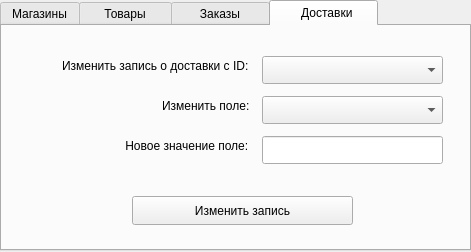
<?xml version="1.0" encoding="UTF-8"?>
<ui version="4.0">
 <class>obnova</class>
 <widget class="QDialog" name="obnova">
  <property name="geometry">
   <rect>
    <x>0</x>
    <y>0</y>
    <width>471</width>
    <height>252</height>
   </rect>
  </property>
  <property name="windowTitle">
   <string>Dialog</string>
  </property>
  <widget class="QTabWidget" name="tabWidget">
   <property name="geometry">
    <rect>
     <x>0</x>
     <y>0</y>
     <width>471</width>
     <height>251</height>
    </rect>
   </property>
   <property name="currentIndex">
    <number>3</number>
   </property>
   <widget class="QWidget" name="tab">
    <attribute name="title">
     <string>Магазины</string>
    </attribute>
    <widget class="QLabel" name="label">
     <property name="geometry">
      <rect>
       <x>50</x>
       <y>30</y>
       <width>241</width>
       <height>20</height>
      </rect>
     </property>
     <property name="text">
      <string>Изменить запись о магазине с ID:</string>
     </property>
    </widget>
    <widget class="QLabel" name="label_2">
     <property name="geometry">
      <rect>
       <x>150</x>
       <y>70</y>
       <width>121</width>
       <height>20</height>
      </rect>
     </property>
     <property name="text">
      <string> Изменить поле:</string>
     </property>
    </widget>
    <widget class="QLabel" name="label_3">
     <property name="geometry">
      <rect>
       <x>110</x>
       <y>110</y>
       <width>171</width>
       <height>20</height>
      </rect>
     </property>
     <property name="text">
      <string>  Новое значение поля:</string>
     </property>
    </widget>
    <widget class="QLineEdit" name="lineNewMagaz">
     <property name="geometry">
      <rect>
       <x>260</x>
       <y>110</y>
       <width>181</width>
       <height>28</height>
      </rect>
     </property>
    </widget>
    <widget class="QComboBox" name="ObnovaIDmagaz">
     <property name="geometry">
      <rect>
       <x>260</x>
       <y>30</y>
       <width>181</width>
       <height>28</height>
      </rect>
     </property>
    </widget>
    <widget class="QComboBox" name="ObnovaPoleMagaz">
     <property name="geometry">
      <rect>
       <x>260</x>
       <y>70</y>
       <width>181</width>
       <height>28</height>
      </rect>
     </property>
    </widget>
    <widget class="QPushButton" name="pushObMagaz">
     <property name="geometry">
      <rect>
       <x>130</x>
       <y>170</y>
       <width>221</width>
       <height>29</height>
      </rect>
     </property>
     <property name="text">
      <string>Изменить запись</string>
     </property>
    </widget>
   </widget>
   <widget class="QWidget" name="tab_2">
    <attribute name="title">
     <string>    Товары    </string>
    </attribute>
    <widget class="QLabel" name="label_4">
     <property name="geometry">
      <rect>
       <x>70</x>
       <y>30</y>
       <width>231</width>
       <height>20</height>
      </rect>
     </property>
     <property name="text">
      <string>Изменить запись о товаре с ID:</string>
     </property>
    </widget>
    <widget class="QLabel" name="label_5">
     <property name="geometry">
      <rect>
       <x>160</x>
       <y>70</y>
       <width>111</width>
       <height>20</height>
      </rect>
     </property>
     <property name="text">
      <string>Изменить поле:</string>
     </property>
    </widget>
    <widget class="QLabel" name="label_6">
     <property name="geometry">
      <rect>
       <x>120</x>
       <y>110</y>
       <width>171</width>
       <height>20</height>
      </rect>
     </property>
     <property name="text">
      <string> Новое значение поле:</string>
     </property>
    </widget>
    <widget class="QComboBox" name="ObnovaIDtovar">
     <property name="geometry">
      <rect>
       <x>260</x>
       <y>30</y>
       <width>181</width>
       <height>28</height>
      </rect>
     </property>
    </widget>
    <widget class="QComboBox" name="ObnovaPoleTovar">
     <property name="geometry">
      <rect>
       <x>260</x>
       <y>70</y>
       <width>181</width>
       <height>28</height>
      </rect>
     </property>
    </widget>
    <widget class="QLineEdit" name="lineNewTovar">
     <property name="geometry">
      <rect>
       <x>260</x>
       <y>110</y>
       <width>181</width>
       <height>28</height>
      </rect>
     </property>
    </widget>
    <widget class="QPushButton" name="pushObTovar">
     <property name="geometry">
      <rect>
       <x>130</x>
       <y>170</y>
       <width>221</width>
       <height>29</height>
      </rect>
     </property>
     <property name="text">
      <string>Изменить запись</string>
     </property>
    </widget>
   </widget>
   <widget class="QWidget" name="tab_3">
    <attribute name="title">
     <string>     Заказы     </string>
    </attribute>
    <widget class="QLabel" name="label_7">
     <property name="geometry">
      <rect>
       <x>80</x>
       <y>30</y>
       <width>231</width>
       <height>20</height>
      </rect>
     </property>
     <property name="text">
      <string>Изменить запись о заказе с ID:</string>
     </property>
    </widget>
    <widget class="QLabel" name="label_8">
     <property name="geometry">
      <rect>
       <x>160</x>
       <y>70</y>
       <width>121</width>
       <height>20</height>
      </rect>
     </property>
     <property name="text">
      <string> Изменить поле:</string>
     </property>
    </widget>
    <widget class="QLabel" name="label_9">
     <property name="geometry">
      <rect>
       <x>120</x>
       <y>110</y>
       <width>171</width>
       <height>20</height>
      </rect>
     </property>
     <property name="text">
      <string>  Новое значение поле:</string>
     </property>
    </widget>
    <widget class="QComboBox" name="ObnovaIDzakaz">
     <property name="geometry">
      <rect>
       <x>260</x>
       <y>30</y>
       <width>181</width>
       <height>28</height>
      </rect>
     </property>
    </widget>
    <widget class="QComboBox" name="ObnovaPolezakaz">
     <property name="geometry">
      <rect>
       <x>260</x>
       <y>70</y>
       <width>181</width>
       <height>28</height>
      </rect>
     </property>
    </widget>
    <widget class="QLineEdit" name="lineNewZakaz">
     <property name="geometry">
      <rect>
       <x>260</x>
       <y>110</y>
       <width>181</width>
       <height>28</height>
      </rect>
     </property>
    </widget>
    <widget class="QPushButton" name="pushObZakaz">
     <property name="geometry">
      <rect>
       <x>130</x>
       <y>170</y>
       <width>221</width>
       <height>29</height>
      </rect>
     </property>
     <property name="text">
      <string>Изменить запись</string>
     </property>
    </widget>
   </widget>
   <widget class="QWidget" name="tab_4">
    <attribute name="title">
     <string>      Доставки    </string>
    </attribute>
    <widget class="QLabel" name="label_10">
     <property name="geometry">
      <rect>
       <x>60</x>
       <y>30</y>
       <width>241</width>
       <height>20</height>
      </rect>
     </property>
     <property name="text">
      <string>Изменить запись о доставки с ID:</string>
     </property>
    </widget>
    <widget class="QComboBox" name="ObnovaIDdost">
     <property name="geometry">
      <rect>
       <x>260</x>
       <y>30</y>
       <width>181</width>
       <height>28</height>
      </rect>
     </property>
    </widget>
    <widget class="QComboBox" name="ObnovaPoleDost">
     <property name="geometry">
      <rect>
       <x>260</x>
       <y>70</y>
       <width>181</width>
       <height>28</height>
      </rect>
     </property>
    </widget>
    <widget class="QLabel" name="label_11">
     <property name="geometry">
      <rect>
       <x>160</x>
       <y>70</y>
       <width>121</width>
       <height>20</height>
      </rect>
     </property>
     <property name="text">
      <string>Изменить поле:</string>
     </property>
    </widget>
    <widget class="QLabel" name="label_12">
     <property name="geometry">
      <rect>
       <x>120</x>
       <y>110</y>
       <width>171</width>
       <height>20</height>
      </rect>
     </property>
     <property name="text">
      <string> Новое значение поле:</string>
     </property>
    </widget>
    <widget class="QLineEdit" name="lineNewDost">
     <property name="geometry">
      <rect>
       <x>260</x>
       <y>110</y>
       <width>181</width>
       <height>28</height>
      </rect>
     </property>
    </widget>
    <widget class="QPushButton" name="pushObDost">
     <property name="geometry">
      <rect>
       <x>130</x>
       <y>170</y>
       <width>221</width>
       <height>29</height>
      </rect>
     </property>
     <property name="text">
      <string>Изменить запись</string>
     </property>
    </widget>
   </widget>
  </widget>
 </widget>
 <resources/>
 <connections/>
</ui>
